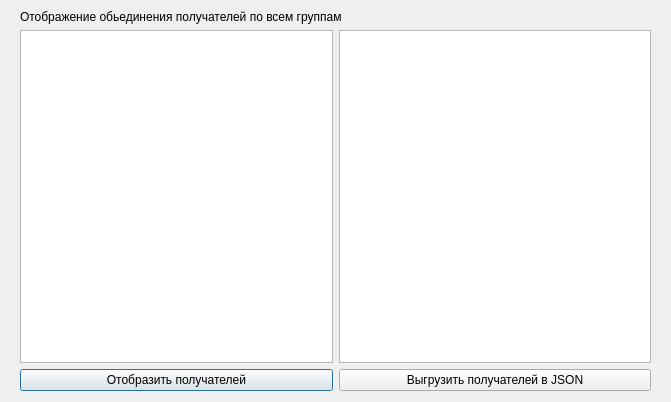
<?xml version="1.0" encoding="UTF-8"?>
<ui version="4.0">
 <class>GroupsSelection</class>
 <widget class="QDialog" name="GroupsSelection">
  <property name="geometry">
   <rect>
    <x>0</x>
    <y>0</y>
    <width>671</width>
    <height>402</height>
   </rect>
  </property>
  <property name="windowTitle">
   <string>Dialog</string>
  </property>
  <widget class="QWidget" name="">
   <property name="geometry">
    <rect>
     <x>20</x>
     <y>10</y>
     <width>631</width>
     <height>381</height>
    </rect>
   </property>
   <layout class="QGridLayout" name="gridLayout">
    <item row="1" column="1">
     <widget class="QTableWidget" name="tableWidgetReceivers"/>
    </item>
    <item row="1" column="0">
     <widget class="QTableWidget" name="tableWidgetGroups"/>
    </item>
    <item row="0" column="0" colspan="2">
     <widget class="QLabel" name="label">
      <property name="text">
       <string>Отображение обьединения получателей по всем группам</string>
      </property>
     </widget>
    </item>
    <item row="2" column="0">
     <widget class="QPushButton" name="pushButtonShow">
      <property name="text">
       <string>Отобразить получателей</string>
      </property>
     </widget>
    </item>
    <item row="2" column="1">
     <widget class="QPushButton" name="pushButtonDownload">
      <property name="text">
       <string>Выгрузить получателей в JSON</string>
      </property>
     </widget>
    </item>
   </layout>
  </widget>
 </widget>
 <resources/>
 <connections/>
</ui>
